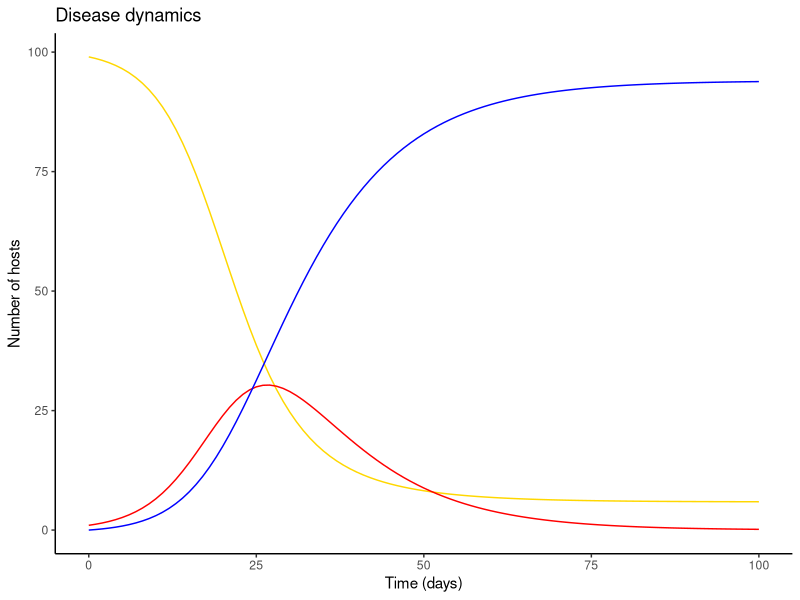

Source code (R):
#Brinkley Raynor
#March 25, 2020
#Epidemic SIR model, frequency dependent

###############################################################################################################
#Notes
###############################################################################################################
#Frequancy dependent assumes that contact rate (c) remeains the same despite density
  #Examples: Very large popns were mixing between all individuals not possible, STDs, Tasmanian devel tumors

##Compartmental model schematic


#        _____            _____            _____
#       |     |  BI/N    |     |    d     |     |
#       |  S  | ------>  |  I  | ------>  |  R  |
#       |_____|          |_____|          |_____|
#                           |  
#                           |a
#                           V

#Definitions
#B= transmission constant
#a= per capita rate of deat attributable to infection
#d= per capita rate of recovery (reciprocal of time spent in box I)
#N= Total population number (S+I+R)

###############################################################################################################
#Load libraries
###############################################################################################################
library(deSolve)
library(ggplot2)

###############################################################################################################
#Parameterize
###############################################################################################################
init <- c(S=99, I=1, R=0)  # popn initial values
parameters <- c(B= 0.3,
                a=0.0001,
                d=0.1
                )

times <- seq(0, 100, by = 1) #unit=days, seq(start day, end day, step)

###############################################################################################################
#Model
###############################################################################################################
#Model function
#model 1: mu simple
disease_dynamics <- function(time, state, parameters) {
  with(
    as.list(c(state, parameters)), {
      #Equations
      dS <- - B*S*I/(S+I+R)
      dI <- B*S*I/(S+I+R) - a*I - d*I
      dR <- d*I
      
      return(list(c(dS, dI, dR)))
    }
  )
}

#Run model
out <- as.data.frame(ode(y = init, times = times, func = disease_dynamics, parms = parameters))
RESULTS<-data.frame(out$S, out$I, out$R) #results

###############################################################################################################
#Plot
###############################################################################################################
#Real plot
p <- ggplot()+
  theme_classic()+ #white background w/ out grid
  geom_line(data=RESULTS, aes(x=times, y=RESULTS$out.S), color="gold")+ 
  geom_line(data=RESULTS, aes(x=times, y=RESULTS$out.I), color="red")+ 
  geom_line(data=RESULTS, aes(x=times, y=RESULTS$out.R), color="blue")+ 
  ggtitle("Disease dynamics") + #title label
  labs(y= "Number of hosts", x = "Time (days)") #axis labels
p
